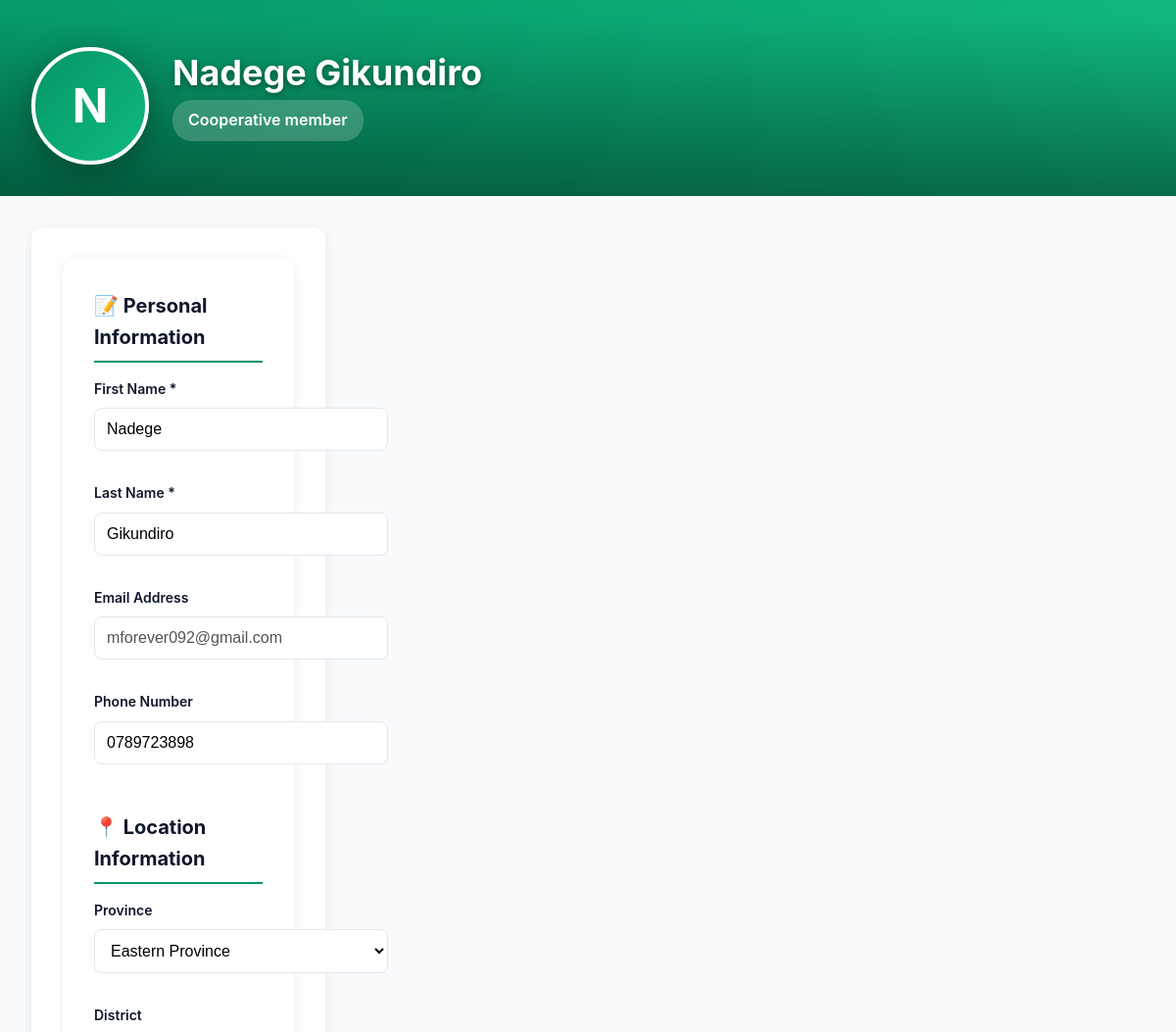
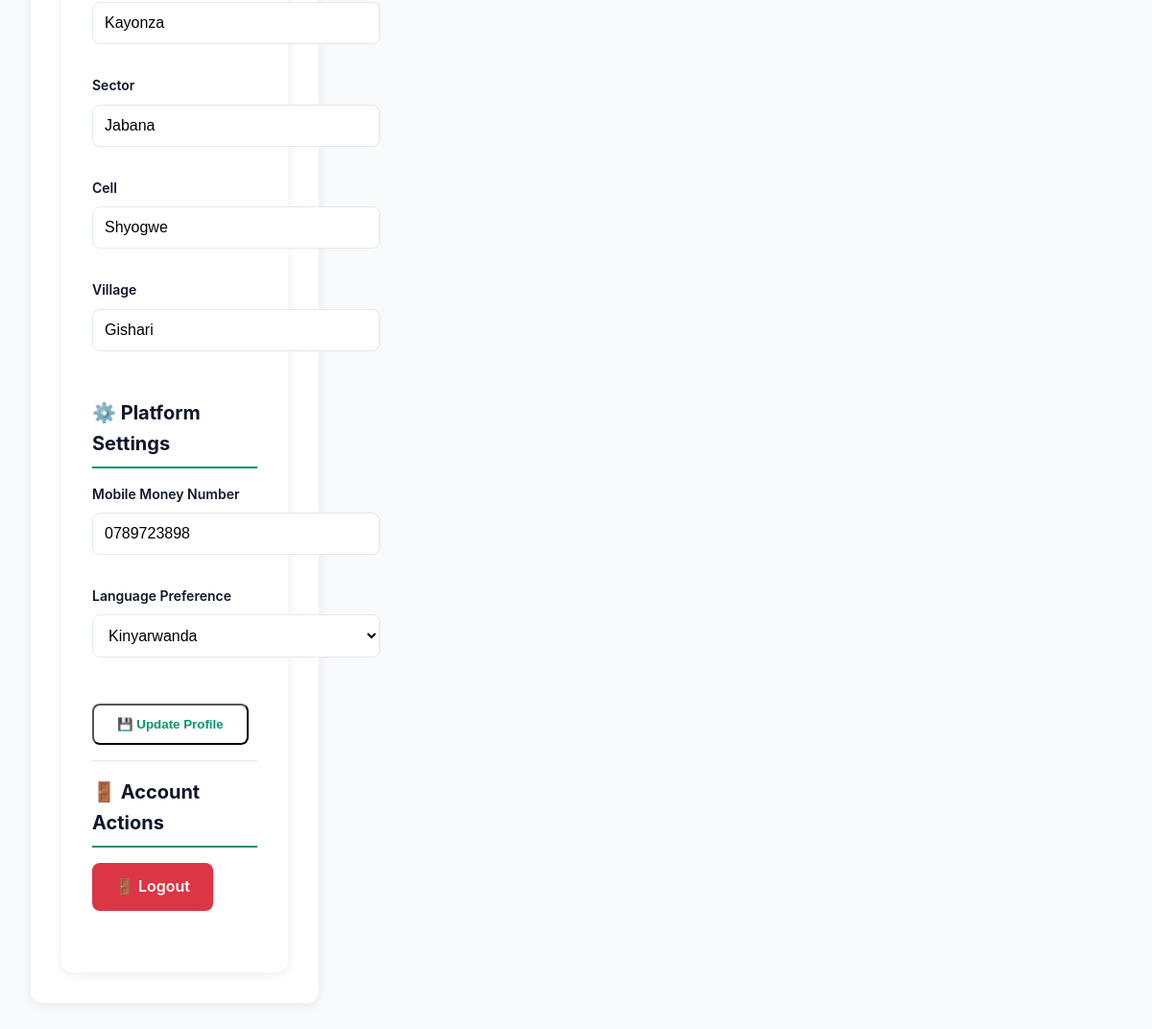
Page /dashboard/profile.php (signed in) on the committed database (2 pictures, top to bottom).
### tables this page shows
CREATE TABLE `users` (
  `id` int(11) NOT NULL,
  `first_name` varchar(50) NOT NULL,
  `last_name` varchar(50) NOT NULL,
  `email` varchar(100) NOT NULL,
  `phone` varchar(20) DEFAULT NULL,
  `date_of_birth` date DEFAULT NULL,
  `gender` enum('male','female','other') DEFAULT NULL,
  `password_hash` varchar(255) DEFAULT NULL,
  `user_type` enum('farmer','buyer','cooperative_member','supplier') NOT NULL,
  `province` varchar(50) DEFAULT NULL,
  `district` varchar(50) DEFAULT NULL,
  `sector` varchar(50) DEFAULT NULL,
  `cell` varchar(50) DEFAULT NULL,
  `village` varchar(50) DEFAULT NULL,
  `address_details` text DEFAULT NULL,
  `farm_size` varchar(20) DEFAULT NULL,
  `what_do_you_grow` text DEFAULT NULL,
  `mobile_money_number` varchar(20) DEFAULT NULL,
  `profile_picture` varchar(255) DEFAULT NULL,
  `language_preference` enum('kinyarwanda','english','french') DEFAULT 'kinyarwanda',
  `notification_preferences` longtext DEFAULT NULL CHECK (json_valid(`notification_preferences`)),
  `status` enum('active','suspended','banned') DEFAULT 'active',
  `profile_completion_percentage` int(11) DEFAULT 0,
  `last_login` datetime DEFAULT NULL,
  `login_attempts` int(11) DEFAULT 0,
  `locked_until` datetime DEFAULT NULL,
  `created_at` timestamp NOT NULL DEFAULT current_timestamp(),
  `updated_at` timestamp NOT NULL DEFAULT current_timestamp() ON UPDATE current_timestamp(),
  `verification_status` enum('unverified','verified','flagged') DEFAULT 'unverified',
  `account_flags` int(11) DEFAULT 0
);

### config/database.php (called while the page is built, shortened)
<?php
class Database {
    private $connection;
    public function __construct() {
        try {
            $dsn = "mysql:host=" . DB_HOST . ";dbname=" . DB_NAME . ";charset=" . DB_CHARSET;
            $this->connection = new PDO($dsn, DB_USER, DB_PASS);
            $this->connection->setAttribute(PDO::ATTR_ERRMODE, PDO::ERRMODE_EXCEPTION);
            $this->connection->setAttribute(PDO::ATTR_DEFAULT_FETCH_MODE, PDO::FETCH_ASSOC);
        } catch(PDOException $e) {
            die("Database connection failed: " . $e->getMessage());
        }
    }
    public function fetch($sql, $params = []) {
        $stmt = $this->connection->prepare($sql);
        $stmt->execute($params);
        return $stmt->fetch();
    }
}
?>

### dashboard/profile.php (the view, shortened to what this page needs)
<?php
require_once '../config/database.php';
$db = new Database();
$user = $db->fetch("SELECT * FROM users WHERE id = ?", [$_SESSION['user_id']]);
?>
<!DOCTYPE html>
<html lang="en">
<head>
</head>
<body class="profile-body">
    <div class="desktop-profile">
        <div class="profile-banner">
            <div class="banner-overlay"></div>
            <div class="profile-header-desktop">
                <div class="profile-main-info">
                    <div class="profile-avatar-desktop" onclick="showImageOptions()" style="cursor: pointer;" title="Click for photo options">
                        <?php if ($user['profile_picture'] && file_exists('../uploads/profiles/' . $user['profile_picture'])): ?>
                            <img src="../uploads/profiles/<?= htmlspecialchars($user['profile_picture']) ?>" alt="Profile">
                        <?php else: ?>
                            <span><?= strtoupper(substr($user['first_name'], 0, 1)) ?></span>
                        <?php endif; ?>
                    </div>
                    <div class="profile-info">
                        <div class="name-section">
                            <h1><?= htmlspecialchars($user['first_name'] . ' ' . $user['last_name']) ?></h1>
                        </div>
                        <p class="role-badge"><?= ucfirst(str_replace('_', ' ', $user['user_type'])) ?></p>
                    </div>
                </div>
            </div>
        </div>
        <div class="desktop-content">
            <div class="main-content">
                <div class="profile-form">
                <form method="POST" enctype="multipart/form-data">
            <div class="form-section">
                <h3>📝 Personal Information</h3>
                <div class="form-grid">
                    <div class="form-group">
                        <label>First Name *</label>
                        <input type="text" name="first_name" value="<?= htmlspecialchars($user['first_name']) ?>" required>
                    </div>
                    <div class="form-group">
                        <label>Last Name *</label>
                        <input type="text" name="last_name" value="<?= htmlspecialchars($user['last_name']) ?>" required>
                    </div>
                    <div class="form-group full-width">
                        <label>Email Address</label>
                        <input type="email" value="<?= htmlspecialchars($user['email']) ?>" disabled>
                    </div>
                    <div class="form-group">
                        <label>Phone Number</label>
                        <input type="tel" name="phone" value="<?= htmlspecialchars($user['phone']) ?>" placeholder="+250 788 123 456">
                    </div>
                </div>
            </div>
            <div class="form-section">
                <h3>📍 Location Information</h3>
                <div class="form-grid">
                    <div class="form-group">
                        <label>Province</label>
                        <select name="province">
                            <option value="Eastern" <?= $user['province'] === 'Eastern' ? 'selected' : '' ?>>Eastern Province</option>
                        </select>
                    </div>
                    <div class="form-group">
                        <label>District</label>
                        <input type="text" name="district" value="<?= htmlspecialchars($user['district']) ?>" placeholder="e.g., Gasabo">
                    </div>
                    <div class="form-group">
                        <label>Sector</label>
                        <input type="text" name="sector" value="<?= htmlspecialchars($user['sector']) ?>">
                    </div>
                    <div class="form-group">
                        <label>Cell</label>
                        <input type="text" name="cell" value="<?= htmlspecialchars($user['cell']) ?>">
                    </div>
                    <div class="form-group">
                        <label>Village</label>
                        <input type="text" name="village" value="<?= htmlspecialchars($user['village']) ?>">
                    </div>
                </div>
            </div>
            <div class="form-section">
                <h3>⚙️ Platform Settings</h3>
                <div class="form-grid">
                    <div class="form-group">
                        <label>Mobile Money Number</label>
                        <input type="tel" name="mobile_money_number" value="<?= htmlspecialchars($user['mobile_money_number']) ?>" placeholder="+250 788 123 456">
                    </div>
                    <div class="form-group">
                        <label>Language Preference</label>
                        <select name="language_preference">
                            <option value="kinyarwanda" <?= $user['language_preference'] === 'kinyarwanda' ? 'selected' : '' ?>>Kinyarwanda</option>
                        </select>
                    </div>
                </div>
            </div>
                    <button type="submit" class="btn-primary">💾 Update Profile</button>
                </form>
                <div class="form-section desktop-logout">
                    <h3>🚪 Account Actions</h3>
                    <a href="../auth/login.php?logout=1" class="logout-btn" onclick="return confirm('Are you sure you want to logout?')">🚪 Logout</a>
                </div>
                </div>
            </div>
        </div>
    </div>
</body>
</html>

### includes/styles.php (style rules this page uses)
:root { --primary: #059669; --primary-dark: #047857; --primary-light: #10b981; --accent: #f59e0b; --bg: #fefefe; --bg-alt: #f8fafc; --text: #0f172a; --text-light: #64748b; --border: #e2e8f0; --success: #10b981; --error: #ef4444; --shadow: 0 4px 6px -1px rgb(0 0 0 / 0.1); --shadow-lg: 0 20px 25px -5px rgb(0 0 0 / 0.1); }
* { margin: 0; padding: 0; box-sizing: border-box; }
body { font-family: 'Plus Jakarta Sans', -apple-system, BlinkMacSystemFont, sans-serif; background: var(--bg-alt); color: var(--text); line-height: 1.6; padding-top: 72px; }
.profile-body { padding-top: 0; }
.desktop-profile { display: block; }
.profile-banner { height: 200px; background: linear-gradient(135deg, var(--primary), var(--primary-light)); position: relative; overflow: hidden; }
.banner-overlay { position: absolute; inset: 0; background: linear-gradient(45deg, rgba(5, 150, 105, 0.8), rgba(16, 185, 129, 0.6)); }
.profile-header-desktop { position: absolute; bottom: 0; left: 0; right: 0; padding: 2rem; display: flex; align-items: flex-end; justify-content: space-between; background: linear-gradient(transparent, rgba(0, 0, 0, 0.4)); }
.profile-main-info { display: flex; align-items: flex-end; gap: 1.5rem; flex: 1; }
.profile-avatar-desktop { width: 120px; height: 120px; border-radius: 50%; background: linear-gradient(135deg, var(--primary), var(--primary-light)); display: flex; align-items: center; justify-content: center; color: white; font-weight: 700; font-size: 3rem; overflow: hidden; border: 4px solid white; box-shadow: 0 8px 32px rgba(0, 0, 0, 0.3); flex-shrink: 0; cursor: pointer; transition: transform 0.2s ease; }
.profile-info { color: white; padding-bottom: 0.5rem; }
.name-section { display: flex; align-items: center; gap: 0.75rem; margin-bottom: 0.5rem; }
.name-section h1 { font-size: 2.25rem; font-weight: 700; margin: 0; text-shadow: 0 2px 6px rgba(0, 0, 0, 0.4); line-height: 1.1; }
.role-badge { background: rgba(255, 255, 255, 0.2); color: white; padding: 0.5rem 1rem; border-radius: 20px; font-weight: 600; display: inline-block; margin-bottom: 1rem; backdrop-filter: blur(10px); }
.btn-primary, .btn-secondary { padding: 0.75rem 1.5rem; border-radius: 8px; font-weight: 600; text-decoration: none; transition: all 0.2s ease; display: inline-block; }
.btn-primary { background: white; color: var(--primary); }
.desktop-content { max-width: 1200px; margin: 0 auto; padding: 2rem; display: grid; grid-template-columns: 300px 1fr; gap: 2rem; }
.main-content { background: white; border-radius: 12px; padding: 2rem; box-shadow: 0 2px 12px rgba(0, 0, 0, 0.08); }

### dashboard/profile.php (style rules this page uses)
.profile-form { background: white; border-radius: 12px; padding: 2rem; box-shadow: 0 2px 12px rgba(0, 0, 0, 0.08); }
.form-section { margin-bottom: 2rem; }
.form-section h3 { font-size: 1.25rem; font-weight: 700; color: var(--text); margin-bottom: 1rem; border-bottom: 2px solid var(--primary); padding-bottom: 0.5rem; }
.form-grid { display: grid; grid-template-columns: repeat(auto-fit, minmax(300px, 1fr)); gap: 1rem; }
.form-group { margin-bottom: 1rem; }
.form-group.full-width { grid-column: 1 / -1; }
.form-group label { display: block; margin-bottom: 0.5rem; font-weight: 600; color: var(--text); font-size: 0.875rem; }
.form-group input, .form-group select, .form-group textarea { width: 100%; padding: 0.75rem; border: 1px solid var(--border); border-radius: 8px; font-size: 1rem; transition: border-color 0.3s; background: white; }
.logout-btn { display: inline-block; padding: 0.75rem 1.5rem; background: #dc3545; color: white; text-decoration: none; border-radius: 8px; font-weight: 600; transition: background 0.2s; }
.desktop-logout { margin-top: 1rem; border-top: 1px solid var(--border); padding-top: 1rem; }

### rows in the picture
users: first_name "N", first_name+last_name "Nadege Gikundiro", user_type "Cooperative member", first_name "Nadege", last_name "Gikundiro", email "mforever092@gmail.com", phone "0789723898", province "Eastern Province", district "Kayonza", sector "Jabana", cell "Shyogwe", village "Gishari", mobile_money_number "0789723898", language_preference "Kinyarwanda"
